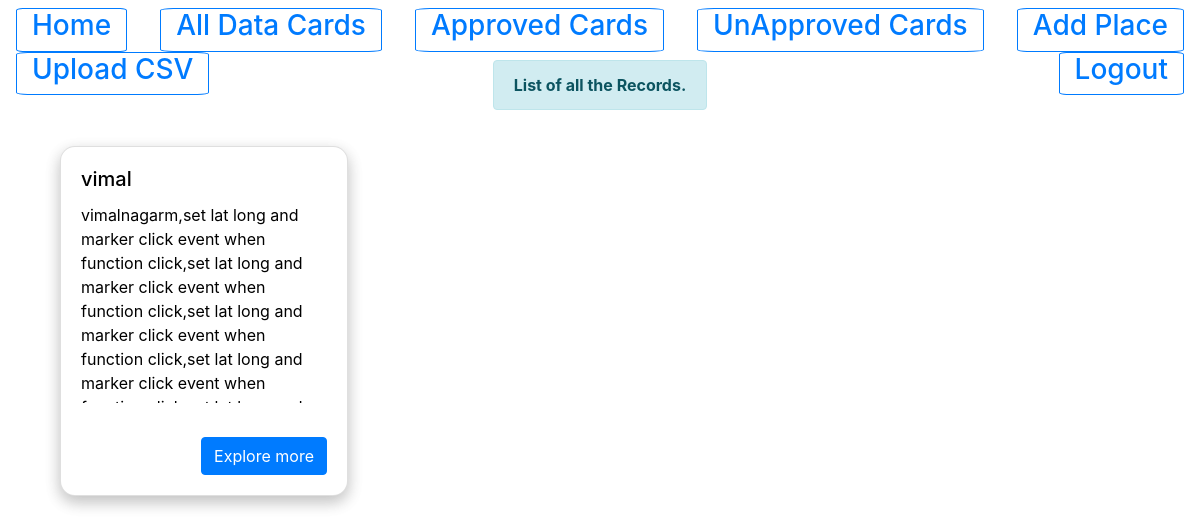
/AllDatalist/ (signed in), run on an earlier commit of the app's database.
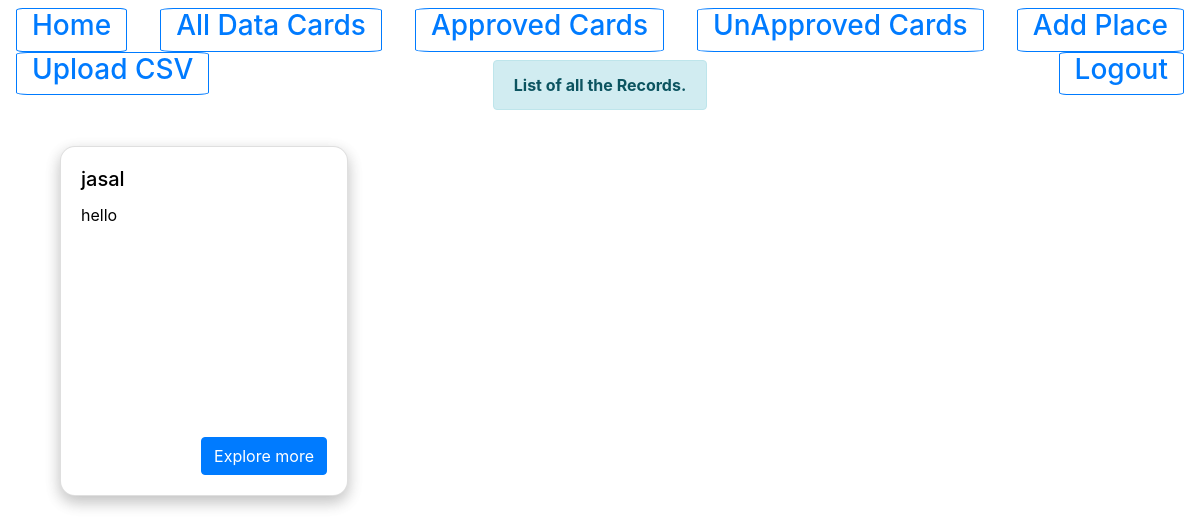
And on a later commit of the database.
### myapp/models.py (models this page shows, shortened)
class myapp(models.Model):
    title = models.CharField(max_length=100,default=' ')
    description = models.CharField(max_length=1000,default=' ')
    longitude=models.CharField(max_length=1000,default=0)
    latitude=models.CharField(max_length=1000,default=0)
    placetitle=models.CharField(max_length=1000,default= ' ')
    placetitle2=models.CharField(max_length=1000,default=' ')
    placetitle3=models.CharField(max_length=1000,default=' ')
    placetitle4=models.CharField(max_length=1000,default=' ')
    placevalue=models.CharField(max_length=1000,default=' ')
    placevalue2=models.CharField(max_length=1000,default=' ')
    placevalue3=models.CharField(max_length=1000,default=' ')
    placevalue4=models.CharField(max_length=1000,default=' ')
    class Meta:
        db_table = 'placeDb'

### myapp/views.py (the view)
# urls.py: path('AllDatalist/',views.AllDatalist,name='AllDatalist'),
def AllDatalist(request):
    if request.user.is_authenticated:
        results = myapp.objects.filter()                                   # storing all the data
        message = "List of all the Records."
        return render(request,"SelcetedList.html",{"results":results,"message":message})              #rendering the results in selectedlist.html with a message
    else:
        form = LoginForm()              #login form
        message = "Please Login for Moving Further"
        return render(request,'registration/login.html',{"form":form,"message" : message})      # rendering login page

### myapp/templates/SelcetedList.html (shortened to what the changed rows need)
<!DOCTYPE html>
<html lang="en">
<head>
    <link rel="stylesheet" href="https://stackpath.bootstrapcdn.com/bootstrap/4.1.3/css/bootstrap.min.css"
>
</head>
<body class="">
    <div class="row">
        <div class="col-12" style="width:100%;color: black;text-align: left;">
            <ul id='search-results'>
                {% for result in results %}
                <div class="" style="padding: 20px; float: left; ">
                    <div class="card" style="width: 18rem;min-height: 350px;border-radius: 15px!important;
                    border-top-left-radius: 15px !important;
                    border-top-right-radius: 15px !important;
                    border-bottom-right-radius: 15px !important;
                    border-bottom-left-radius: 15px !important;
                    box-shadow: 0 6px 16px 0 rgba(0,0,0,.15),0 6px 16px 0 rgba(0,0,0,.12)!important;">
                        <div class="card-body"
                            style="height: 100%;">
                            <h5 class="card-title">{{ result.title }}</h5>
                            <p class="card-text" style="height: 200px;overflow-x: auto;">{{ result.description }}</p>
                            <div class="" style="position: absolute;right: 20px;bottom: 20px;">
                                <a href="{{ result.id }}/" class="btn btn-primary">Explore more</a>
                            </div>
                        </div>
                    </div>
                </div>
                {% endfor %}
            </ul>
        </div>
    </div>
</body>
</html>

What changed in the data, as far as the page shows it:
removed myapp: title "vimal", description "vimalnagarm,set lat long and marker click event when function click,set lat long and marker click event when function click,set lat long and marker click event when function click,set lat long and marker click event when…"
added myapp: title "jasal", description "hello"
